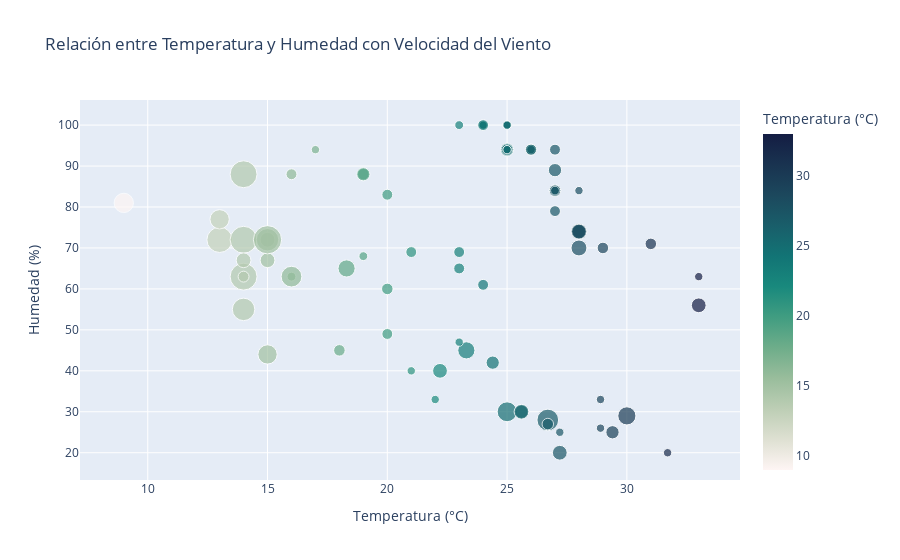

Source (notebook cell):
### Markdown cell above
# Apartado 16

El objetivo de este apartado es analizar la relación entre la temperatura y la humedad en diferentes países, utilizando un gráfico de dispersión interactivo con Plotly. Además, se representará la velocidad del viento mediante el tamaño de los puntos en el gráfico.

    Selección de datos: 
Filtra la información de los siguientes países:

España
Tailandia
Nueva Zelanda
Estados Unidos

    Creación de la visualización:

Usa Plotly para generar un gráfico de dispersión (scatter plot) donde:

Eje X: Temperatura (°C)

Eje Y: Humedad (%)

Tamaño de los puntos: Velocidad del viento (km/h)

Color de los puntos: Temperatura (°C), utilizando la escala de colores "tempo"

Agrega información adicional en el hover para mostrar el nombre del país y la ciudad.

### Code cell
import pandas as pd
import plotly.express as px
from plotly.offline import init_notebook_mode

# Habilitar renderizado interactivo en Jupyter
init_notebook_mode(connected=True)

# Cargar los datos desde el archivo CSV
archivo_csv = "GlobalWeatherRepository.csv"
df = pd.read_csv(archivo_csv)

# Filtrar solo los países deseados
paises_interes = ["Spain", "Thailand", "New Zealand", "United States of America"]
df_filtrado = df[df["country"].isin(paises_interes)]

# Crear el gráfico de dispersión
fig = px.scatter(
    df_filtrado, 
    x="temperature_celsius", 
    y="humidity", 
    size="wind_kph",  # Tamaño de los puntos según la velocidad del viento
    color="temperature_celsius",  # Color según la temperatura
    color_continuous_scale="tempo",  # Escala de colores
    hover_data={"country": True, "location_name": True, "wind_kph": True},  # Mostrar país, ciudad y viento en hover
    title="Relación entre Temperatura y Humedad con Velocidad del Viento",
    labels={
        "temperature_celsius": "Temperatura (°C)", 
        "humidity": "Humedad (%)", 
        "wind_kph": "Velocidad del Viento (km/h)", 
        "country": "País", 
        "location_name": "Ubicación"
    }
)

# Mejorar el diseño del gráfico
fig.update_layout(
    xaxis_title="Temperatura (°C)", 
    yaxis_title="Humedad (%)", 
    coloraxis_colorbar_title="Temperatura (°C)"
)

# Mostrar el gráfico
fig.show()

### Figure 1 — Plotly figure (JSON) as saved in the notebook; plotly's stock layout.template omitted (floating-point values rounded to 4 significant figures; data arrays with more than 128 entries replaced by an {"elided": "..."} marker saying what was removed)
{"data": [{"customdata": {"elided": "80x3 mixed values"}, "hovertemplate": "Temperatura (°C)=%{marker.color}<br>Humedad (%)=%{y}<br>Velocidad del Viento (km/h)=%{customdata[2]}<br>País=%{customdata[0]}<br>Ubicación=%{customdata[1]}<extra></extra>", "legendgroup": "", "marker": {"color": [33, 9, 20, 33, 23.3, 26, 13, 18, 31, 22.2, 25, 14, 21, 27, 26.7, 24, 14, 22, 27, 18.3, 26, 16, 23, 28, 24.4, 23, 14, 16, 28, 30, 24, 13, 17, 28, 28.9, 25, 14, 19, 28, 25, 25, 14, 21, 27, 25.6, 24, 16, 23, 29, 27.2, 26, 15, 24, 27, 25.6, 25, 15, 23, 28, 26.7, 25, 15, 19, 26, 29.4, 24, 15, 20, 25, 31.7, 25, 14, 19, 27, 28.9, 25, 15, 20, 27, 27.2], "coloraxis": "coloraxis", "size": [3.6, 19.1, 6.1, 11.2, 15.1, 3.6, 33.1, 6.8, 6.8, 11.2, 4, 37.1, 3.6, 6.1, 24.1, 3.6, 37.1, 3.6, 9, 15.1, 6.8, 4, 3.6, 9, 9, 4, 11.2, 6.1, 13, 16.9, 3.6, 19.1, 3.6, 3.6, 3.6, 3.6, 6.1, 6.8, 11.2, 20.2, 3.6, 37.1, 6.1, 6.8, 9, 3.6, 22, 6.1, 6.8, 11.2, 3.6, 11.2, 6.1, 6.8, 11.2, 3.6, 11.2, 6.1, 13, 6.8, 9, 25.9, 9, 6.1, 9, 6.1, 41, 6.1, 6.8, 3.6, 3.6, 25.9, 4, 4, 3.6, 3.6, 19.1, 6.8, 6.1, 3.6], "sizemode": "area", "sizeref": 0.1025, "symbol": "circle"}, "mode": "markers", "name": "", "orientation": "v", "showlegend": false, "type": "scatter", "x": [33, 9, 20, 33, 23.3, 26, 13, 18, 31, 22.2, 25, 14, 21, 27, 26.7, 24, 14, 22, 27, 18.3, 26, 16, 23, 28, 24.4, 23, 14, 16, 28, 30, 24, 13, 17, 28, 28.9, 25, 14, 19, 28, 25, 25, 14, 21, 27, 25.6, 24, 16, 23, 29, 27.2, 26, 15, 24, 27, 25.6, 25, 15, 23, 28, 26.7, 25, 15, 19, 26, 29.4, 24, 15, 20, 25, 31.7, 25, 14, 19, 27, 28.9, 25, 15, 20, 27, 27.2], "xaxis": "x", "y": [63, 81, 49, 56, 45, 94, 72, 45, 71, 40, 100, 72, 40, 94, 28, 100, 63, 33, 89, 65, 94, 63, 47, 74, 42, 100, 67, 88, 74, 29, 100, 77, 94, 84, 33, 100, 63, 88, 74, 30, 94, 88, 69, 84, 30, 100, 63, 65, 70, 20, 94, 72, 61, 84, 30, 100, 67, 69, 70, 27, 94, 72, 88, 94, 25, 100, 72, 83, 94, 20, 94, 55, 68, 84, 26, 94, 44, 60, 79, 25], "yaxis": "y"}], "layout": {"coloraxis": {"colorbar": {"title": {"text": "Temperatura (°C)"}}, "colorscale": [[0, "rgb(254, 245, 244)"], [0.09091, "rgb(222, 224, 210)"], [0.1818, "rgb(189, 206, 181)"], [0.2727, "rgb(153, 189, 156)"], [0.3636, "rgb(110, 173, 138)"], [0.4545, "rgb(65, 157, 129)"], [0.5455, "rgb(25, 137, 125)"], [0.6364, "rgb(18, 116, 117)"], [0.7273, "rgb(25, 94, 106)"], [0.8182, "rgb(28, 72, 93)"], [0.9091, "rgb(25, 51, 80)"], [1, "rgb(20, 29, 67)"]]}, "legend": {"itemsizing": "constant", "tracegroupgap": 0}, "title": {"text": "Relación entre Temperatura y Humedad con Velocidad del Viento"}, "xaxis": {"anchor": "y", "domain": [0, 1], "title": {"text": "Temperatura (°C)"}}, "yaxis": {"anchor": "x", "domain": [0, 1], "title": {"text": "Humedad (%)"}}}}
